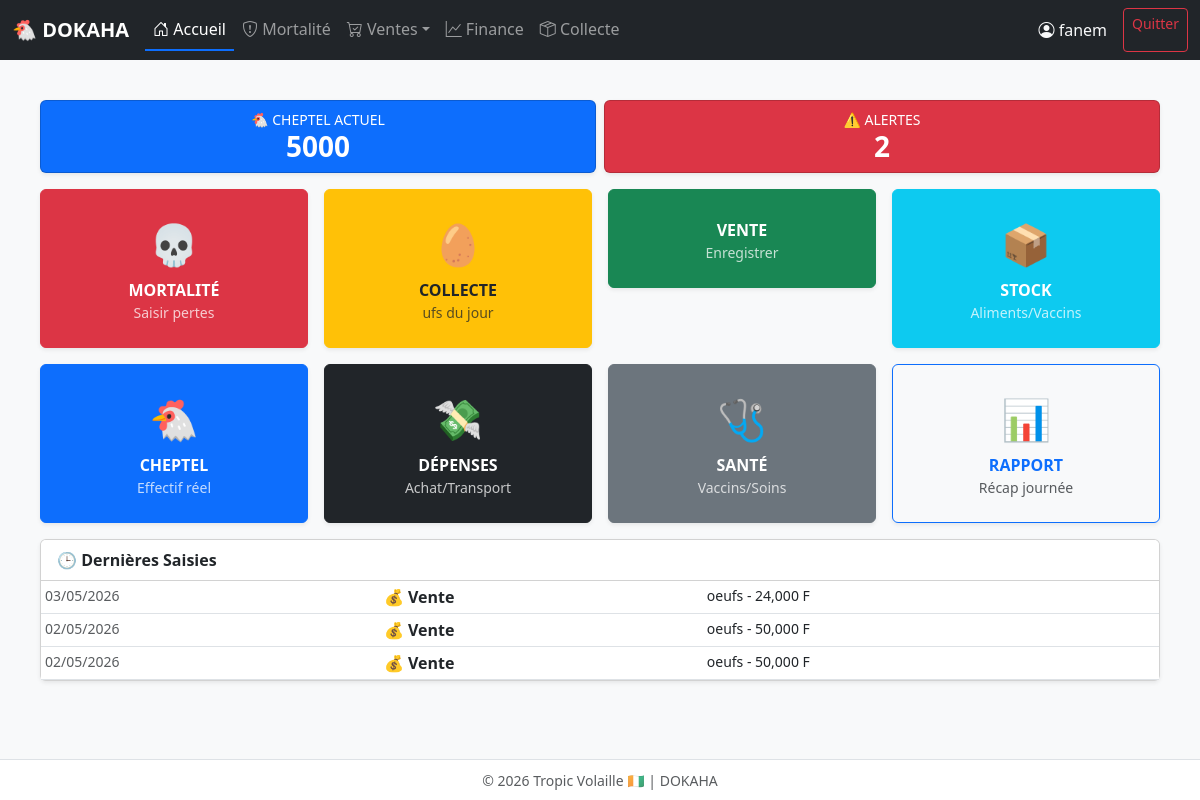
Before: /dashboard/ (signed in) with the older database file.
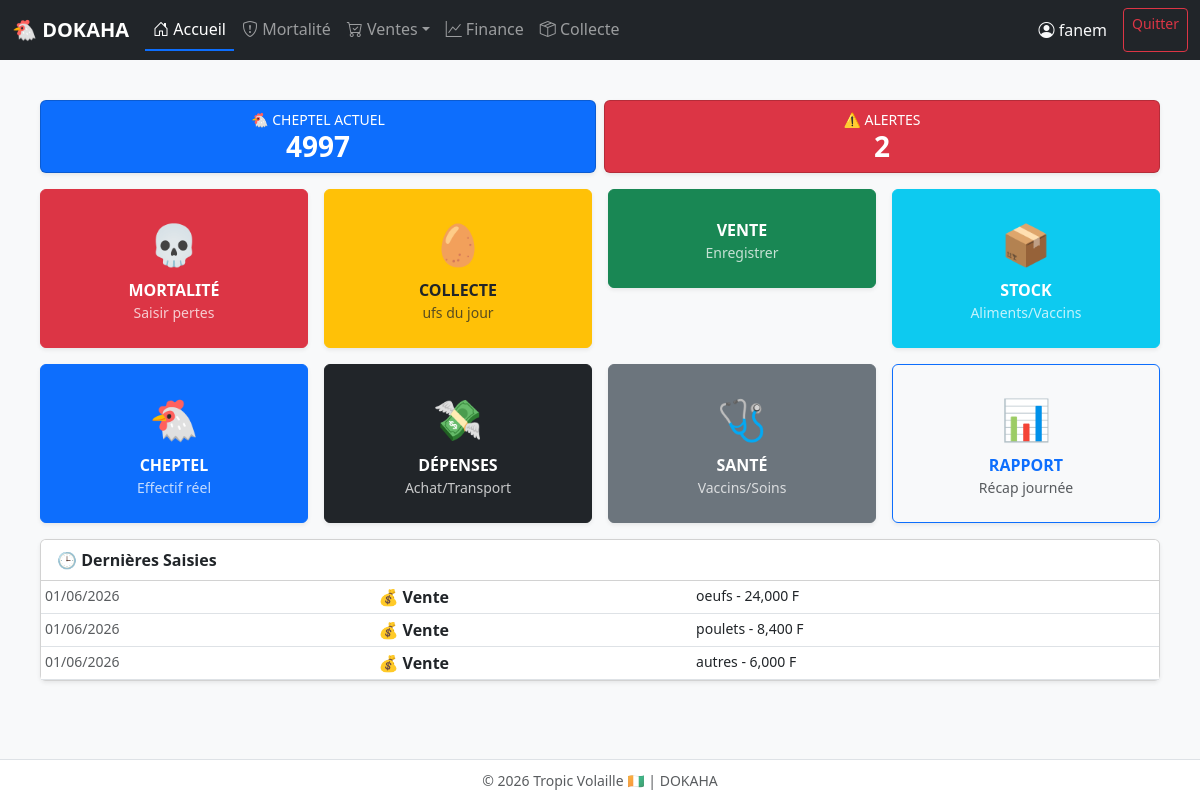
After: the same page with the newer database file.
### gestion/models.py (models this page shows, shortened)
class Vente(models.Model):
    poulailler = models.ForeignKey(Poulailler, on_delete=models.SET_NULL, null=True, blank=True, verbose_name="Bâtiment")
    date = models.DateField(verbose_name="Date")
    client = models.CharField(max_length=100, blank=True, null=True, verbose_name="Client")
    type_vente = models.CharField(
        max_length=20,
        choices=[('oeufs', '🥚 Œufs'), ('poules', '🐔 Poules'), ('autres', '📦 Autres')],
        default='oeufs'
    )
    plateaux = models.IntegerField(default=0)
    unites = models.IntegerField(default=0)
    prix_plateau = models.DecimalField(max_digits=10, decimal_places=2, default=0)
    montant_total = models.DecimalField(max_digits=10, decimal_places=2, default=0)
    paye = models.BooleanField(default=True)
    montant_paye = models.DecimalField(max_digits=10, decimal_places=2, default=0, verbose_name="Montant payé (FCFA)")
    montant_restant = models.DecimalField(max_digits=10, decimal_places=2, default=0, verbose_name="Reste à payer (FCFA)")
    mode_paiement = models.CharField(
        max_length=20,
        default='comptant',
        choices=[('comptant', '💵 Comptant'), ('credit', '📝 Crédit'), ('mobile', '📱 Mobile Money'), ('cheque', '🧾 Chèque')],
        verbose_name="Mode de paiement"
    )
    plateaux = models.IntegerField(default=0, verbose_name='Nombre de plateaux (30 œufs)')
    reste_oeufs = models.IntegerField(default=0, verbose_name='Œufs restants (0-29)')
    class Meta:
        verbose_name = "Vente"
        verbose_name_plural = "Ventes"
        ordering = ['-date']

### gestion/views.py (the view)
# urls.py: path('dashboard/', views.dashboard, name='dashboard'),
@login_required
def dashboard(request):
    from .models import Poulailler, Vente, Depense, SortiePoules
    from django.db.models import Sum
    from django.utils import timezone
    from datetime import timedelta
    from django.shortcuts import render
    today = timezone.now().date()
    week_ago = today - timedelta(days=7)
    total_cheptel = Poulailler.objects.aggregate(total=Sum('effectif_initial'))['total'] or 0
    mortalite_today = SortiePoules.objects.filter(date=today, type_sortie='mortalite').aggregate(total=Sum('nombre'))['total'] or 0
    mortalite_week = SortiePoules.objects.filter(date__gte=week_ago, type_sortie='mortalite').aggregate(total=Sum('nombre'))['total'] or 0
    try:
        total_recettes = Vente.objects.aggregate(total=Sum('montant_total'))['total'] or 0
        total_depenses = Depense.objects.aggregate(total=Sum('montant'))['total'] or 0
    except:
        total_recettes = 0
        try: total_depenses = Depense.objects.aggregate(total=Sum('montant_total'))['total'] or 0
        except: total_depenses = 0
    tresorerie = total_recettes - total_depenses
    alerte_mortalite = mortalite_week > (total_cheptel * 0.02) if total_cheptel > 0 else False
    alerte_tresorerie = tresorerie < 0
    activites = []
    try:
        for v in Vente.objects.order_by('-date')[:3]:
            activites.append({'date': v.date, 'type': '💰 Vente', 'detail': f"{v.type_vente} - {v.montant_total:,.0f} F", 'info': v.client or 'N/A'})
        for m in SortiePoules.objects.filter(type_sortie='mortalite').order_by('-date')[:2]:
            activites.append({'date': m.date, 'type': '💀 Mortalité', 'detail': f"{m.nombre} sujets", 'info': 'Cheptel'})
        activites.sort(key=lambda x: x['date'], reverse=True)
        activites = activites[:5]
    except:
        activites = []
    return render(request, 'gestion/dashboard.html', {
        'total_cheptel': total_cheptel, 'mortalite_today': mortalite_today,
        'mortalite_week': mortalite_week, 'tresorerie': tresorerie,
        'alerte_mortalite': alerte_mortalite, 'alerte_tresorerie': alerte_tresorerie,
        'activites_recentes': activites
    })

### gestion/templates/gestion/dashboard.html (shortened to what this page needs)
{% extends "gestion/base.html" %}
{% block content %}
<div class="container-fluid px-2 px-md-4 mt-2 mt-md-4">
    <div class="row g-2 mb-3">
        <div class="col-6">
            <div class="card bg-primary text-white p-2 text-center shadow-sm">
                <small>🐔 CHEPTEL ACTUEL</small>
                <h3 class="fw-bold mb-0">{{ total_cheptel|default:0 }}</h3>
            </div>
        </div>
        <div class="col-6">
            <div class="card bg-danger text-white p-2 text-center shadow-sm">
                <small>⚠️ ALERTES</small>
                <h3 class="fw-bold mb-0">{% if alerte_mortalite or alerte_tresorerie %}2{% else %}0{% endif %}</h3>
            </div>
        </div>
    </div>
    <div class="row g-2 g-md-3">
        <div class="col-6 col-md-3"><a href="/mortalite/ajouter/" class="btn btn-danger w-100 py-4 shadow-sm d-flex flex-column align-items-center justify-content-center text-white"><span class="fs-1 mb-1">💀</span><span class="fw-bold">MORTALITÉ</span><small class="opacity-75">Saisir pertes</small></a></div>
        <div class="col-6 col-md-3"><a href="/collecte/" class="btn btn-warning w-100 py-4 shadow-sm d-flex flex-column align-items-center justify-content-center text-dark"><span class="fs-1 mb-1">🥚</span><span class="fw-bold">COLLECTE</span><small class="opacity-75">ufs du jour</small></a></div>
        <div class="col-6 col-md-3"><a href="/vente/oeufs/" class="btn btn-success w-100 py-4 shadow-sm d-flex flex-column align-items-center justify-content-center text-white"><span class="fw-bold">VENTE</span><small class="opacity-75">Enregistrer</small></a></div>
        <div class="col-6 col-md-3"><a href="/stock/" class="btn btn-info w-100 py-4 shadow-sm d-flex flex-column align-items-center justify-content-center text-white"><span class="fs-1 mb-1">📦</span><span class="fw-bold">STOCK</span><small class="opacity-75">Aliments/Vaccins</small></a></div>
        <div class="col-6 col-md-3"><a href="/cheptel/" class="btn btn-primary w-100 py-4 shadow-sm d-flex flex-column align-items-center justify-content-center text-white"><span class="fs-1 mb-1">🐔</span><span class="fw-bold">CHEPTEL</span><small class="opacity-75">Effectif réel</small></a></div>
        <div class="col-6 col-md-3"><a href="/depense/add/" class="btn btn-dark w-100 py-4 shadow-sm d-flex flex-column align-items-center justify-content-center text-white"><span class="fs-1 mb-1">💸</span><span class="fw-bold">DÉPENSES</span><small class="opacity-75">Achat/Transport</small></a></div>
        <div class="col-6 col-md-3"><a href="/sante/" class="btn btn-secondary w-100 py-4 shadow-sm d-flex flex-column align-items-center justify-content-center text-white"><span class="fs-1 mb-1">🩺</span><span class="fw-bold">SANTÉ</span><small class="opacity-75">Vaccins/Soins</small></a></div>
        <div class="col-6 col-md-3"><a href="/rapport-jour/" class="btn btn-outline-primary w-100 py-4 shadow-sm d-flex flex-column align-items-center justify-content-center"><span class="fs-1 mb-1">📊</span><span class="fw-bold">RAPPORT</span><small class="text-muted">Récap journée</small></a></div>
    </div>
    <div class="card shadow-sm mt-3 mb-4">
        <div class="card-header bg-white fw-bold">🕒 Dernières Saisies</div>
        <div class="table-responsive">
            <table class="table table-sm table-hover mb-0">
                <tbody>
                    {% for a in activites_recentes %}
                    <tr><td class="small text-muted">{{ a.date|date:"d/m/Y" }}</td><td class="fw-bold">{{ a.type }}</td><td class="small">{{ a.detail }}</td></tr>
                    {% empty %}
                    <tr><td colspan="3" class="text-center py-3 text-muted">Aucune saisie aujourd'hui</td></tr>
                    {% endfor %}
                </tbody>
            </table>
        </div>
    </div>
</div>
{% endblock %}

Changed rows visible on the page:
no longer on this page (row unchanged): Vente: date "03/05/2026"
no longer on this page (row unchanged): Vente: date "02/05/2026"
no longer on this page (row unchanged): Vente: date "02/05/2026"
added Vente: date "01/06/2026"
added Vente: date "01/06/2026"
added Vente: date "01/06/2026"
Other visible differences:
{{ total_cheptel|default:0 }}: "5000" → "4997"
new list line: "💰 Vente oeufs - 24,000 F"
new list line: "💰 Vente poulets - 8,400 F"
new list line: "💰 Vente autres - 6,000 F"
list line gone: "💰 Vente oeufs - 24,000 F"
list line gone: "💰 Vente oeufs - 50,000 F"
